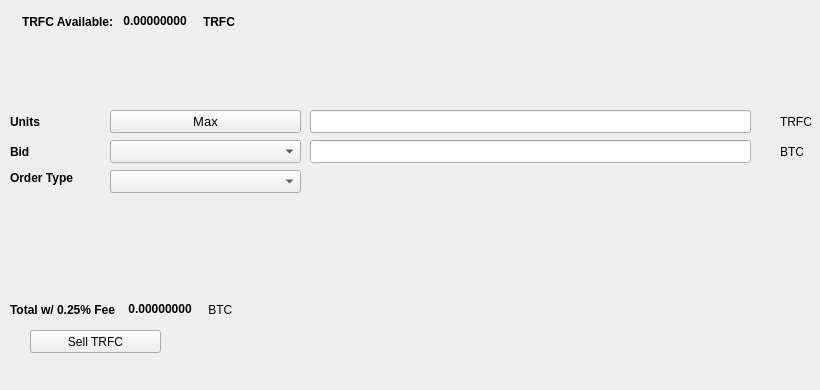
   <widget class="QWidget" name="SellTab">
    <attribute name="title">
     <string>Sell</string>
    </attribute>
    <widget class="QLabel" name="label_16">
     <property name="geometry">
      <rect>
       <x>780</x>
       <y>140</y>
       <width>31</width>
       <height>23</height>
      </rect>
     </property>
     <property name="text">
      <string>BTC</string>
     </property>
    </widget>
    <widget class="QComboBox" name="SellBidcomboBox">
     <property name="geometry">
      <rect>
       <x>110</x>
       <y>140</y>
       <width>191</width>
       <height>23</height>
      </rect>
     </property>
     <property name="font">
      <font>
       <pointsize>10</pointsize>
      </font>
     </property>
    </widget>
    <widget class="QLabel" name="label_18">
     <property name="geometry">
      <rect>
       <x>10</x>
       <y>110</y>
       <width>46</width>
       <height>23</height>
      </rect>
     </property>
     <property name="font">
      <font>
       <weight>75</weight>
       <bold>true</bold>
      </font>
     </property>
     <property name="text">
      <string>Units</string>
     </property>
    </widget>
    <widget class="QPushButton" name="Sell_Max_Amount">
     <property name="geometry">
      <rect>
       <x>110</x>
       <y>110</y>
       <width>191</width>
       <height>23</height>
      </rect>
     </property>
     <property name="font">
      <font>
       <pointsize>10</pointsize>
      </font>
     </property>
     <property name="text">
      <string>Max</string>
     </property>
    </widget>
    <widget class="QLabel" name="label_20">
     <property name="geometry">
      <rect>
       <x>10</x>
       <y>170</y>
       <width>91</width>
       <height>16</height>
      </rect>
     </property>
     <property name="font">
      <font>
       <weight>75</weight>
       <bold>true</bold>
      </font>
     </property>
     <property name="text">
      <string>Order Type</string>
     </property>
    </widget>
    <widget class="QComboBox" name="SellOrdertypeCombo">
     <property name="geometry">
      <rect>
       <x>110</x>
       <y>170</y>
       <width>191</width>
       <height>23</height>
      </rect>
     </property>
     <property name="font">
      <font>
       <pointsize>10</pointsize>
      </font>
     </property>
    </widget>
    <widget class="QLabel" name="label_21">
     <property name="geometry">
      <rect>
       <x>10</x>
       <y>140</y>
       <width>46</width>
       <height>23</height>
      </rect>
     </property>
     <property name="font">
      <font>
       <weight>75</weight>
       <bold>true</bold>
      </font>
     </property>
     <property name="text">
      <string>Bid</string>
     </property>
    </widget>
    <widget class="QLabel" name="label_22">
     <property name="geometry">
      <rect>
       <x>780</x>
       <y>110</y>
       <width>31</width>
       <height>23</height>
      </rect>
     </property>
     <property name="text">
      <string>TRFC</string>
     </property>
    </widget>
    <widget class="QLineEdit" name="UnitsInputTRFC">
     <property name="geometry">
      <rect>
       <x>310</x>
       <y>110</y>
       <width>441</width>
       <height>23</height>
      </rect>
     </property>
     <property name="font">
      <font>
       <pointsize>9</pointsize>
       <weight>75</weight>
       <bold>true</bold>
      </font>
     </property>
    </widget>
    <widget class="QLineEdit" name="SellBidPriceEdit">
     <property name="geometry">
      <rect>
       <x>310</x>
       <y>140</y>
       <width>441</width>
       <height>23</height>
      </rect>
     </property>
     <property name="font">
      <font>
       <pointsize>9</pointsize>
       <weight>75</weight>
       <bold>true</bold>
      </font>
     </property>
    </widget>
    <widget class="QPushButton" name="SellTRFCBTN">
     <property name="geometry">
      <rect>
       <x>30</x>
       <y>330</y>
       <width>131</width>
       <height>23</height>
      </rect>
     </property>
     <property name="text">
      <string>Sell TRFC</string>
     </property>
     <property name="icon">
      <iconset resource="../traficoin">
       <normaloff>:/icons/bitcoin</normaloff>:/icons/bitcoin</iconset>
     </property>
    </widget>
    <widget class="QWidget" name="layoutWidget3">
     <property name="geometry">
      <rect>
       <x>22</x>
       <y>12</y>
       <width>258</width>
       <height>19</height>
      </rect>
     </property>
     <layout class="QHBoxLayout" name="horizontalLayout">
      <item>
       <widget class="QLabel" name="label232_2">
        <property name="font">
         <font>
          <weight>75</weight>
          <bold>true</bold>
         </font>
        </property>
        <property name="text">
         <string>TRFC Available:</string>
        </property>
       </widget>
      </item>
      <item>
       <widget class="QLabel" name="TRFCAvailableLabel">
        <property name="palette">
         <palette>
          <active>
           <colorrole role="WindowText">
            <brush brushstyle="SolidPattern">
             <color alpha="255">
              <red>0</red>
              <green>0</green>
              <blue>0</blue>
             </color>
            </brush>
           </colorrole>
           <colorrole role="Button">
            <brush brushstyle="SolidPattern">
             <color alpha="255">
              <red>0</red>
              <green>170</green>
              <blue>0</blue>
             </color>
            </brush>
           </colorrole>
           <colorrole role="Light">
            <brush brushstyle="SolidPattern">
             <color alpha="255">
              <red>0</red>
              <green>255</green>
              <blue>0</blue>
             </color>
            </brush>
           </colorrole>
           <colorrole role="Midlight">
            <brush brushstyle="SolidPattern">
             <color alpha="255">
              <red>0</red>
              <green>212</green>
              <blue>0</blue>
             </color>
            </brush>
           </colorrole>
           <colorrole role="Dark">
            <brush brushstyle="SolidPattern">
             <color alpha="255">
              <red>0</red>
              <green>85</green>
              <blue>0</blue>
             </color>
            </brush>
           </colorrole>
           <colorrole role="Mid">
            <brush brushstyle="SolidPattern">
             <color alpha="255">
              <red>0</red>
              <green>113</green>
              <blue>0</blue>
             </color>
            </brush>
           </colorrole>
           <colorrole role="Text">
            <brush brushstyle="SolidPattern">
             <color alpha="255">
              <red>0</red>
              <green>170</green>
              <blue>0</blue>
             </color>
            </brush>
           </colorrole>
           <colorrole role="BrightText">
            <brush brushstyle="SolidPattern">
             <color alpha="255">
              <red>255</red>
              <green>255</green>
              <blue>255</blue>
             </color>
            </brush>
           </colorrole>
           <colorrole role="ButtonText">
            <brush brushstyle="SolidPattern">
             <color alpha="255">
              <red>0</red>
              <green>0</green>
              <blue>0</blue>
             </color>
            </brush>
           </colorrole>
           <colorrole role="Base">
            <brush brushstyle="SolidPattern">
             <color alpha="255">
              <red>255</red>
              <green>255</green>
              <blue>255</blue>
             </color>
            </brush>
           </colorrole>
           <colorrole role="Window">
            <brush brushstyle="SolidPattern">
             <color alpha="255">
              <red>0</red>
              <green>170</green>
              <blue>0</blue>
             </color>
            </brush>
           </colorrole>
           <colorrole role="Shadow">
            <brush brushstyle="SolidPattern">
             <color alpha="255">
              <red>0</red>
              <green>0</green>
              <blue>0</blue>
             </color>
            </brush>
           </colorrole>
           <colorrole role="AlternateBase">
            <brush brushstyle="SolidPattern">
             <color alpha="255">
              <red>127</red>
              <green>212</green>
              <blue>127</blue>
             </color>
            </brush>
           </colorrole>
           <colorrole role="ToolTipBase">
            <brush brushstyle="SolidPattern">
             <color alpha="255">
              <red>255</red>
              <green>255</green>
              <blue>220</blue>
             </color>
            </brush>
           </colorrole>
           <colorrole role="ToolTipText">
            <brush brushstyle="SolidPattern">
             <color alpha="255">
              <red>0</red>
              <green>0</green>
              <blue>0</blue>
             </color>
            </brush>
           </colorrole>
          </active>
          <inactive>
           <colorrole role="WindowText">
            <brush brushstyle="SolidPattern">
             <color alpha="255">
              <red>0</red>
              <green>0</green>
              <blue>0</blue>
             </color>
            </brush>
           </colorrole>
           <colorrole role="Button">
            <brush brushstyle="SolidPattern">
             <color alpha="255">
              <red>0</red>
              <green>170</green>
              <blue>0</blue>
             </color>
            </brush>
           </colorrole>
           <colorrole role="Light">
            <brush brushstyle="SolidPattern">
             <color alpha="255">
              <red>0</red>
              <green>255</green>
              <blue>0</blue>
             </color>
            </brush>
           </colorrole>
           <colorrole role="Midlight">
            <brush brushstyle="SolidPattern">
             <color alpha="255">
              <red>0</red>
              <green>212</green>
              <blue>0</blue>
             </color>
            </brush>
           </colorrole>
           <colorrole role="Dark">
            <brush brushstyle="SolidPattern">
             <color alpha="255">
              <red>0</red>
              <green>85</green>
              <blue>0</blue>
             </color>
            </brush>
           </colorrole>
           <colorrole role="Mid">
            <brush brushstyle="SolidPattern">
             <color alpha="255">
              <red>0</red>
              <green>113</green>
              <blue>0</blue>
             </color>
            </brush>
           </colorrole>
           <colorrole role="Text">
            <brush brushstyle="SolidPattern">
             <color alpha="255">
              <red>0</red>
              <green>170</green>
              <blue>0</blue>
             </color>
            </brush>
           </colorrole>
           <colorrole role="BrightText">
            <brush brushstyle="SolidPattern">
             <color alpha="255">
              <red>255</red>
              <green>255</green>
              <blue>255</blue>
             </color>
            </brush>
           </colorrole>
           <colorrole role="ButtonText">
            <brush brushstyle="SolidPattern">
             <color alpha="255">
              <red>0</red>
              <green>0</green>
              <blue>0</blue>
             </color>
            </brush>
           </colorrole>
           <colorrole role="Base">
            <brush brushstyle="SolidPattern">
             <color alpha="255">
              <red>255</red>
              <green>255</green>
              <blue>255</blue>
             </color>
            </brush>
           </colorrole>
           <colorrole role="Window">
            <brush brushstyle="SolidPattern">
             <color alpha="255">
              <red>0</red>
              <green>170</green>
              <blue>0</blue>
             </color>
            </brush>
           </colorrole>
           <colorrole role="Shadow">
            <brush brushstyle="SolidPattern">
             <color alpha="255">
              <red>0</red>
              <green>0</green>
              <blue>0</blue>
             </color>
            </brush>
           </colorrole>
           <colorrole role="AlternateBase">
            <brush brushstyle="SolidPattern">
             <color alpha="255">
              <red>127</red>
              <green>212</green>
              <blue>127</blue>
             </color>
            </brush>
           </colorrole>
           <colorrole role="ToolTipBase">
            <brush brushstyle="SolidPattern">
             <color alpha="255">
              <red>255</red>
              <green>255</green>
              <blue>220</blue>
             </color>
            </brush>
           </colorrole>
           <colorrole role="ToolTipText">
            <brush brushstyle="SolidPattern">
             <color alpha="255">
              <red>0</red>
              <green>0</green>
              <blue>0</blue>
             </color>
            </brush>
           </colorrole>
          </inactive>
          <disabled>
           <colorrole role="WindowText">
            <brush brushstyle="SolidPattern">
             <color alpha="255">
              <red>0</red>
              <green>85</green>
              <blue>0</blue>
             </color>
            </brush>
           </colorrole>
           <colorrole role="Button">
            <brush brushstyle="SolidPattern">
             <color alpha="255">
              <red>0</red>
              <green>170</green>
              <blue>0</blue>
             </color>
            </brush>
           </colorrole>
           <colorrole role="Light">
            <brush brushstyle="SolidPattern">
             <color alpha="255">
              <red>0</red>
              <green>255</green>
              <blue>0</blue>
             </color>
            </brush>
           </colorrole>
           <colorrole role="Midlight">
            <brush brushstyle="SolidPattern">
             <color alpha="255">
              <red>0</red>
              <green>212</green>
              <blue>0</blue>
             </color>
            </brush>
           </colorrole>
           <colorrole role="Dark">
            <brush brushstyle="SolidPattern">
             <color alpha="255">
              <red>0</red>
              <green>85</green>
              <blue>0</blue>
             </color>
            </brush>
           </colorrole>
           <colorrole role="Mid">
            <brush brushstyle="SolidPattern">
             <color alpha="255">
              <red>0</red>
              <green>113</green>
              <blue>0</blue>
             </color>
            </brush>
           </colorrole>
           <colorrole role="Text">
            <brush brushstyle="SolidPattern">
             <color alpha="255">
              <red>0</red>
              <green>85</green>
              <blue>0</blue>
             </color>
            </brush>
           </colorrole>
           <colorrole role="BrightText">
            <brush brushstyle="SolidPattern">
             <color alpha="255">
              <red>255</red>
              <green>255</green>
              <blue>255</blue>
             </color>
            </brush>
           </colorrole>
           <colorrole role="ButtonText">
            <brush brushstyle="SolidPattern">
             <color alpha="255">
              <red>0</red>
              <green>85</green>
              <blue>0</blue>
             </color>
            </brush>
           </colorrole>
           <colorrole role="Base">
            <brush brushstyle="SolidPattern">
             <color alpha="255">
              <red>0</red>
              <green>170</green>
              <blue>0</blue>
             </color>
            </brush>
           </colorrole>
           <colorrole role="Window">
            <brush brushstyle="SolidPattern">
             <color alpha="255">
              <red>0</red>
              <green>170</green>
              <blue>0</blue>
             </color>
            </brush>
           </colorrole>
           <colorrole role="Shadow">
            <brush brushstyle="SolidPattern">
             <color alpha="255">
              <red>0</red>
              <green>0</green>
              <blue>0</blue>
             </color>
            </brush>
           </colorrole>
           <colorrole role="AlternateBase">
            <brush brushstyle="SolidPattern">
             <color alpha="255">
              <red>0</red>
              <green>170</green>
              <blue>0</blue>
             </color>
            </brush>
           </colorrole>
           <colorrole role="ToolTipBase">
            <brush brushstyle="SolidPattern">
             <color alpha="255">
              <red>255</red>
              <green>255</green>
              <blue>220</blue>
             </color>
            </brush>
           </colorrole>
           <colorrole role="ToolTipText">
            <brush brushstyle="SolidPattern">
             <color alpha="255">
              <red>0</red>
              <green>0</green>
              <blue>0</blue>
             </color>
            </brush>
           </colorrole>
          </disabled>
         </palette>
        </property>
        <property name="font">
         <font>
          <weight>75</weight>
          <bold>true</bold>
         </font>
        </property>
        <property name="text">
         <string> 0.00000000 </string>
        </property>
        <property name="textInteractionFlags">
         <set>Qt::LinksAccessibleByMouse|Qt::TextSelectableByKeyboard|Qt::TextSelectableByMouse</set>
        </property>
       </widget>
      </item>
      <item>
       <widget class="QLabel" name="labelTRFC">
        <property name="font">
         <font>
          <weight>75</weight>
          <bold>true</bold>
         </font>
        </property>
        <property name="text">
         <string>TRFC</string>
        </property>
       </widget>
      </item>
     </layout>
    </widget>
    <widget class="QWidget" name="layoutWidget">
     <property name="geometry">
      <rect>
       <x>10</x>
       <y>300</y>
       <width>268</width>
       <height>19</height>
      </rect>
     </property>
     <layout class="QHBoxLayout" name="horizontalLayout_2">
      <item>
       <widget class="QLabel" name="label_19">
        <property name="font">
         <font>
          <weight>75</weight>
          <bold>true</bold>
         </font>
        </property>
        <property name="text">
         <string>Total w/ 0.25% Fee </string>
        </property>
       </widget>
      </item>
      <item>
       <widget class="QLabel" name="SellCostLabel">
        <property name="palette">
         <palette>
          <active>
           <colorrole role="WindowText">
            <brush brushstyle="SolidPattern">
             <color alpha="255">
              <red>0</red>
              <green>0</green>
              <blue>0</blue>
             </color>
            </brush>
           </colorrole>
           <colorrole role="Button">
            <brush brushstyle="SolidPattern">
             <color alpha="255">
              <red>0</red>
              <green>170</green>
              <blue>0</blue>
             </color>
            </brush>
           </colorrole>
           <colorrole role="Light">
            <brush brushstyle="SolidPattern">
             <color alpha="255">
              <red>0</red>
              <green>255</green>
              <blue>0</blue>
             </color>
            </brush>
           </colorrole>
           <colorrole role="Midlight">
            <brush brushstyle="SolidPattern">
             <color alpha="255">
              <red>0</red>
              <green>212</green>
              <blue>0</blue>
             </color>
            </brush>
           </colorrole>
           <colorrole role="Dark">
            <brush brushstyle="SolidPattern">
             <color alpha="255">
              <red>0</red>
              <green>85</green>
              <blue>0</blue>
             </color>
            </brush>
           </colorrole>
           <colorrole role="Mid">
            <brush brushstyle="SolidPattern">
             <color alpha="255">
              <red>0</red>
              <green>113</green>
              <blue>0</blue>
             </color>
            </brush>
           </colorrole>
           <colorrole role="Text">
            <brush brushstyle="SolidPattern">
             <color alpha="255">
              <red>0</red>
              <green>170</green>
              <blue>0</blue>
             </color>
            </brush>
           </colorrole>
           <colorrole role="BrightText">
            <brush brushstyle="SolidPattern">
             <color alpha="255">
              <red>255</red>
              <green>255</green>
              <blue>255</blue>
             </color>
            </brush>
           </colorrole>
           <colorrole role="ButtonText">
            <brush brushstyle="SolidPattern">
             <color alpha="255">
              <red>0</red>
              <green>0</green>
              <blue>0</blue>
             </color>
            </brush>
           </colorrole>
           <colorrole role="Base">
            <brush brushstyle="SolidPattern">
             <color alpha="255">
              <red>255</red>
              <green>255</green>
              <blue>255</blue>
             </color>
            </brush>
           </colorrole>
           <colorrole role="Window">
            <brush brushstyle="SolidPattern">
             <color alpha="255">
              <red>0</red>
              <green>170</green>
              <blue>0</blue>
             </color>
            </brush>
           </colorrole>
           <colorrole role="Shadow">
            <brush brushstyle="SolidPattern">
             <color alpha="255">
              <red>0</red>
              <green>0</green>
              <blue>0</blue>
             </color>
            </brush>
           </colorrole>
           <colorrole role="AlternateBase">
            <brush brushstyle="SolidPattern">
             <color alpha="255">
              <red>127</red>
              <green>212</green>
              <blue>127</blue>
             </color>
            </brush>
           </colorrole>
           <colorrole role="ToolTipBase">
            <brush brushstyle="SolidPattern">
             <color alpha="255">
              <red>255</red>
              <green>255</green>
              <blue>220</blue>
             </color>
            </brush>
           </colorrole>
           <colorrole role="ToolTipText">
            <brush brushstyle="SolidPattern">
             <color alpha="255">
              <red>0</red>
              <green>0</green>
              <blue>0</blue>
             </color>
            </brush>
           </colorrole>
          </active>
          <inactive>
           <colorrole role="WindowText">
            <brush brushstyle="SolidPattern">
             <color alpha="255">
              <red>0</red>
              <green>0</green>
              <blue>0</blue>
             </color>
            </brush>
           </colorrole>
           <colorrole role="Button">
            <brush brushstyle="SolidPattern">
             <color alpha="255">
              <red>0</red>
              <green>170</green>
              <blue>0</blue>
             </color>
            </brush>
           </colorrole>
           <colorrole role="Light">
            <brush brushstyle="SolidPattern">
             <color alpha="255">
              <red>0</red>
              <green>255</green>
              <blue>0</blue>
             </color>
            </brush>
           </colorrole>
           <colorrole role="Midlight">
            <brush brushstyle="SolidPattern">
             <color alpha="255">
              <red>0</red>
              <green>212</green>
              <blue>0</blue>
             </color>
            </brush>
           </colorrole>
           <colorrole role="Dark">
            <brush brushstyle="SolidPattern">
             <color alpha="255">
              <red>0</red>
              <green>85</green>
              <blue>0</blue>
             </color>
            </brush>
           </colorrole>
           <colorrole role="Mid">
            <brush brushstyle="SolidPattern">
             <color alpha="255">
              <red>0</red>
              <green>113</green>
              <blue>0</blue>
             </color>
            </brush>
           </colorrole>
           <colorrole role="Text">
            <brush brushstyle="SolidPattern">
             <color alpha="255">
              <red>0</red>
              <green>170</green>
              <blue>0</blue>
             </color>
            </brush>
           </colorrole>
           <colorrole role="BrightText">
            <brush brushstyle="SolidPattern">
             <color alpha="255">
              <red>255</red>
              <green>255</green>
              <blue>255</blue>
             </color>
            </brush>
           </colorrole>
           <colorrole role="ButtonText">
            <brush brushstyle="SolidPattern">
             <color alpha="255">
              <red>0</red>
              <green>0</green>
              <blue>0</blue>
             </color>
            </brush>
           </colorrole>
           <colorrole role="Base">
            <brush brushstyle="SolidPattern">
             <color alpha="255">
              <red>255</red>
              <green>255</green>
              <blue>255</blue>
             </color>
            </brush>
           </colorrole>
           <colorrole role="Window">
            <brush brushstyle="SolidPattern">
             <color alpha="255">
              <red>0</red>
              <green>170</green>
              <blue>0</blue>
             </color>
            </brush>
           </colorrole>
           <colorrole role="Shadow">
            <brush brushstyle="SolidPattern">
             <color alpha="255">
              <red>0</red>
              <green>0</green>
              <blue>0</blue>
             </color>
            </brush>
           </colorrole>
           <colorrole role="AlternateBase">
            <brush brushstyle="SolidPattern">
             <color alpha="255">
              <red>127</red>
              <green>212</green>
              <blue>127</blue>
             </color>
            </brush>
           </colorrole>
           <colorrole role="ToolTipBase">
            <brush brushstyle="SolidPattern">
             <color alpha="255">
              <red>255</red>
              <green>255</green>
              <blue>220</blue>
             </color>
            </brush>
           </colorrole>
           <colorrole role="ToolTipText">
            <brush brushstyle="SolidPattern">
             <color alpha="255">
              <red>0</red>
              <green>0</green>
              <blue>0</blue>
             </color>
            </brush>
           </colorrole>
          </inactive>
          <disabled>
           <colorrole role="WindowText">
            <brush brushstyle="SolidPattern">
             <color alpha="255">
              <red>0</red>
              <green>85</green>
              <blue>0</blue>
             </color>
            </brush>
           </colorrole>
           <colorrole role="Button">
            <brush brushstyle="SolidPattern">
             <color alpha="255">
              <red>0</red>
              <green>170</green>
              <blue>0</blue>
             </color>
            </brush>
           </colorrole>
           <colorrole role="Light">
            <brush brushstyle="SolidPattern">
             <color alpha="255">
              <red>0</red>
              <green>255</green>
              <blue>0</blue>
             </color>
            </brush>
           </colorrole>
           <colorrole role="Midlight">
            <brush brushstyle="SolidPattern">
             <color alpha="255">
              <red>0</red>
              <green>212</green>
              <blue>0</blue>
             </color>
            </brush>
           </colorrole>
           <colorrole role="Dark">
            <brush brushstyle="SolidPattern">
             <color alpha="255">
              <red>0</red>
              <green>85</green>
              <blue>0</blue>
             </color>
            </brush>
           </colorrole>
           <colorrole role="Mid">
            <brush brushstyle="SolidPattern">
             <color alpha="255">
              <red>0</red>
              <green>113</green>
              <blue>0</blue>
             </color>
            </brush>
           </colorrole>
           <colorrole role="Text">
            <brush brushstyle="SolidPattern">
             <color alpha="255">
              <red>0</red>
              <green>85</green>
              <blue>0</blue>
             </color>
            </brush>
           </colorrole>
           <colorrole role="BrightText">
            <brush brushstyle="SolidPattern">
             <color alpha="255">
              <red>255</red>
              <green>255</green>
              <blue>255</blue>
             </color>
            </brush>
           </colorrole>
           <colorrole role="ButtonText">
            <brush brushstyle="SolidPattern">
             <color alpha="255">
              <red>0</red>
              <green>85</green>
              <blue>0</blue>
             </color>
            </brush>
           </colorrole>
           <colorrole role="Base">
            <brush brushstyle="SolidPattern">
             <color alpha="255">
              <red>0</red>
              <green>170</green>
              <blue>0</blue>
             </color>
            </brush>
           </colorrole>
           <colorrole role="Window">
            <brush brushstyle="SolidPattern">
             <color alpha="255">
              <red>0</red>
              <green>170</green>
              <blue>0</blue>
             </color>
            </brush>
           </colorrole>
           <colorrole role="Shadow">
            <brush brushstyle="SolidPattern">
             <color alpha="255">
              <red>0</red>
              <green>0</green>
              <blue>0</blue>
             </color>
            </brush>
           </colorrole>
           <colorrole role="AlternateBase">
            <brush brushstyle="SolidPattern">
             <color alpha="255">
              <red>0</red>
              <green>170</green>
              <blue>0</blue>
             </color>
            </brush>
           </colorrole>
           <colorrole role="ToolTipBase">
            <brush brushstyle="SolidPattern">
             <color alpha="255">
              <red>255</red>
              <green>255</green>
              <blue>220</blue>
             </color>
            </brush>
           </colorrole>
           <colorrole role="ToolTipText">
            <brush brushstyle="SolidPattern">
             <color alpha="255">
              <red>0</red>
              <green>0</green>
              <blue>0</blue>
             </color>
            </brush>
           </colorrole>
          </disabled>
         </palette>
        </property>
        <property name="font">
         <font>
          <weight>75</weight>
          <bold>true</bold>
         </font>
        </property>
        <property name="autoFillBackground">
         <bool>false</bool>
        </property>
        <property name="text">
         <string> 0.00000000</string>
        </property>
        <property name="textInteractionFlags">
         <set>Qt::LinksAccessibleByMouse|Qt::TextSelectableByMouse</set>
        </property>
       </widget>
      </item>
      <item>
       <widget class="QLabel" name="label_17">
        <property name="font">
         <font>
          <weight>50</weight>
          <bold>false</bold>
         </font>
        </property>
        <property name="text">
         <string> BTC</string>
        </property>
       </widget>
      </item>
     </layout>
    </widget>
    <widget class="QLabel" name="label_23">
     <property name="geometry">
      <rect>
       <x>460</x>
       <y>300</y>
       <width>281</width>
       <height>81</height>
      </rect>
     </property>
     <property name="text">
      <string/>
     </property>
     <property name="pixmap">
      <pixmap>:/images/bittrex</pixmap>
     </property>
    </widget>
   </widget>
